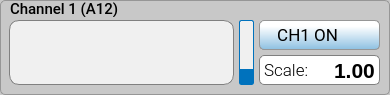
          <widget class="QGroupBox" name="groupBox_ch1">
           <property name="minimumSize">
            <size>
             <width>390</width>
             <height>95</height>
            </size>
           </property>
           <property name="maximumSize">
            <size>
             <width>16777215</width>
             <height>95</height>
            </size>
           </property>
           <property name="font">
            <font>
             <family>Roboto Medium</family>
             <pointsize>11</pointsize>
            </font>
           </property>
           <property name="styleSheet">
            <string notr="true">QGroupBox {background-color: rgb(200,200,200);border: 1px solid rgb(150,150,150); border-radius: 5px; }; 
QGroupBox::title {subcontrol-origin: margin;left: 10px;padding: 0 3px 0 3px;}</string>
           </property>
           <property name="title">
            <string/>
           </property>
           <widget class="QTextBrowser" name="textBrowser_ch1">
            <property name="enabled">
             <bool>true</bool>
            </property>
            <property name="geometry">
             <rect>
              <x>9</x>
              <y>20</y>
              <width>225</width>
              <height>65</height>
             </rect>
            </property>
            <property name="sizePolicy">
             <sizepolicy hsizetype="Preferred" vsizetype="Preferred">
              <horstretch>0</horstretch>
              <verstretch>0</verstretch>
             </sizepolicy>
            </property>
            <property name="maximumSize">
             <size>
              <width>225</width>
              <height>65</height>
             </size>
            </property>
            <property name="font">
             <font>
              <family>Roboto Mono Medium</family>
              <pointsize>30</pointsize>
              <weight>62</weight>
              <italic>false</italic>
              <bold>true</bold>
             </font>
            </property>
            <property name="cursor" stdset="0">
             <cursorShape>IBeamCursor</cursorShape>
            </property>
            <property name="styleSheet">
             <string notr="true">QTextBrowser {
	background-color: rgba(240,240,240, 1.0);border: 1px solid; border-radius:10px;
	text-align:center;font-family:'Roboto Mono Medium'; font-size:30pt; font-weight:500;
	border-color: gray;
}

QTextBrowser:disabled {
	color:gray;
	background-color: transparent;
	border: 1px solid gray; border-radius:10px;
	text-align:center;font-family:'Roboto Mono Medium'; font-size:30pt; font-weight:500;
}</string>
            </property>
            <property name="html">
             <string>&lt;!DOCTYPE HTML PUBLIC &quot;-//W3C//DTD HTML 4.0//EN&quot; &quot;http://www.w3.org/TR/REC-html40/strict.dtd&quot;&gt;
&lt;html&gt;&lt;head&gt;&lt;meta name=&quot;qrichtext&quot; content=&quot;1&quot; /&gt;&lt;style type=&quot;text/css&quot;&gt;
p, li { white-space: pre-wrap; }
&lt;/style&gt;&lt;/head&gt;&lt;body style=&quot; font-family:'Roboto Mono Medium'; font-size:30pt; font-weight:496; font-style:normal;&quot;&gt;
&lt;p align=&quot;center&quot; style=&quot;-qt-paragraph-type:empty; margin-top:0px; margin-bottom:0px; margin-left:0px; margin-right:0px; -qt-block-indent:0; text-indent:0px;&quot;&gt;&lt;br /&gt;&lt;/p&gt;&lt;/body&gt;&lt;/html&gt;</string>
            </property>
           </widget>
           <widget class="QDoubleSpinBox" name="doubleSpinBox_gain1">
            <property name="enabled">
             <bool>true</bool>
            </property>
            <property name="geometry">
             <rect>
              <x>259</x>
              <y>55</y>
              <width>121</width>
              <height>30</height>
             </rect>
            </property>
            <property name="minimumSize">
             <size>
              <width>121</width>
              <height>0</height>
             </size>
            </property>
            <property name="maximumSize">
             <size>
              <width>120</width>
              <height>16777215</height>
             </size>
            </property>
            <property name="styleSheet">
             <string notr="true">QDoubleSpinBox { background-color: rgba(255,255,255, 1.0);border: 1px solid gray; border-radius:5px;
				   text-align:right;font-family:'Roboto Mono Medium','Roboto'; font-size:16pt; font-weight:500;  }

QDoubleSpinBox::up-button { height:22px; width: 30px; border: 0px;
									 image: url(:/main/img/arrow_up4.png); }

QDoubleSpinBox::down-button { height:22px; width: 30px; border: 0px;
										  image: url(:/main/img/arrow_down4.png); }

QDoubleSpinBox::up-button:hover { 
	image: url(:/main/img/arrow_up4b.png);
}

QDoubleSpinBox::down-button:hover {
	image: url(:/main/img/arrow_down4b.png);
 }

QDoubleSpinBox:disabled { background-color: rgba(240,240,240, 1.0); border: 1px transparent; border-radius:5px;
                                          text-align:right;font-family:'Roboto Mono Medium','Roboto'; font-size:16pt; font-weight:500; }

QDoubleSpinBox::up-button:disabled { height:22px; width: 30px; border: 0px; image: url(:/main/img/arrow_up2.png); }

QDoubleSpinBox::down-button:disabled { height:22px; width: 30px; border: 0px; image: url(:/main/img/arrow_down2.png); }
</string>
            </property>
            <property name="wrapping">
             <bool>false</bool>
            </property>
            <property name="frame">
             <bool>true</bool>
            </property>
            <property name="alignment">
             <set>Qt::AlignRight|Qt::AlignTrailing|Qt::AlignVCenter</set>
            </property>
            <property name="buttonSymbols">
             <enum>QAbstractSpinBox::NoButtons</enum>
            </property>
            <property name="accelerated">
             <bool>false</bool>
            </property>
            <property name="keyboardTracking">
             <bool>false</bool>
            </property>
            <property name="showGroupSeparator" stdset="0">
             <bool>false</bool>
            </property>
            <property name="prefix">
             <string/>
            </property>
            <property name="decimals">
             <number>2</number>
            </property>
            <property name="minimum">
             <double>-9.900000000000000</double>
            </property>
            <property name="value">
             <double>1.000000000000000</double>
            </property>
           </widget>
           <widget class="QLabel" name="label_7">
            <property name="geometry">
             <rect>
              <x>264</x>
              <y>59</y>
              <width>45</width>
              <height>23</height>
             </rect>
            </property>
            <property name="font">
             <font>
              <family>Roboto Light</family>
              <pointsize>13</pointsize>
              <weight>50</weight>
              <bold>false</bold>
             </font>
            </property>
            <property name="text">
             <string>Scale:</string>
            </property>
           </widget>
           <widget class="QPushButton" name="pushButton_disable1">
            <property name="enabled">
             <bool>true</bool>
            </property>
            <property name="geometry">
             <rect>
              <x>259</x>
              <y>20</y>
              <width>121</width>
              <height>30</height>
             </rect>
            </property>
            <property name="font">
             <font>
              <family>Roboto</family>
              <pointsize>13</pointsize>
             </font>
            </property>
            <property name="styleSheet">
             <string notr="true">QPushButton {
	padding: 0.2em 0.2em 0.3em 0.2em;
	border: 1px solid rgb(150, 150, 150);
	border-radius: 5px;
	color: black;
	background: qlineargradient(x1:0, y1:0, x2:0, y2:2, stop:0 #FFFFFF, stop:0.1 #FFFFFF, stop:1 #0072BD);
	text-align:left;
	padding-left:13px;
}

QPushButton:hover:!pressed {
	border: 1px solid rgb(150, 150, 150);
	border-radius: 5px;
	color: #256552;
	background: qlineargradient(x1:0, y1:0, x2:0, y2:2, stop:0 #FFFFFF, stop:0.1 #FFFFFF, stop:1 #63BFFC);
}

QPushButton:pressed {
	border: 2px solid rgb(150, 150, 150);
	border-radius: 5px;
	background: #FFFFFF;
	color: #2f836a;
}

QPushButton:disabled {
	border: 1px solid rgb(180, 180, 180);
	color: gray;
	background: qlineargradient(x1:0, y1:0, x2:0, y2:2, stop:0 #CCCCCC, stop:0.1 #EEEEEE, stop:1 #BBBBBB);
}</string>
            </property>
            <property name="text">
             <string> CH1 ON  </string>
            </property>
            <property name="icon">
             <iconset resource="../../resources/resources.qrc">
              <normaloff>:/main/img/power-on_ch1.png</normaloff>:/main/img/power-on_ch1.png</iconset>
            </property>
            <property name="iconSize">
             <size>
              <width>23</width>
              <height>22</height>
             </size>
            </property>
           </widget>
           <widget class="QPushButton" name="pushButton_enable1">
            <property name="geometry">
             <rect>
              <x>259</x>
              <y>20</y>
              <width>121</width>
              <height>30</height>
             </rect>
            </property>
            <property name="font">
             <font>
              <family>Roboto</family>
              <pointsize>13</pointsize>
             </font>
            </property>
            <property name="styleSheet">
             <string notr="true">QPushButton {
	padding: 0.2em 0.2em 0.3em 0.2em;
	border: 1px solid rgb(150, 150, 150);
	border-radius: 5px;
	color: black;
	background: qlineargradient(x1:0, y1:0, x2:0, y2:2, stop:0 #FFFFFF, stop:0.1 #FFFFFF, stop:1 #7B7B7B);
	text-align:left;
	padding-left:13px;
}

QPushButton:hover:!pressed {
	border: 1px solid rgb(150, 150, 150);
	border-radius: 5px;
	color: #256552;
	background: qlineargradient(x1:0, y1:0, x2:0, y2:2, stop:0 #FFFFFF, stop:0.1 #FFFFFF, stop:1 #AAAAAA);
}

QPushButton:pressed {
	border: 2px solid rgb(150, 150, 150);
	border-radius: 5px;
	background: #FFFFFF;
	color: #2f836a;
}

QPushButton:disabled {
	border: 1px solid rgb(180, 180, 180);
	color: gray;
	background: qlineargradient(x1:0, y1:0, x2:0, y2:2, stop:0 #CCCCCC, stop:0.1 #EEEEEE, stop:1 #BBBBBB);
}</string>
            </property>
            <property name="text">
             <string> CH1 OFF</string>
            </property>
            <property name="icon">
             <iconset resource="../../resources/resources.qrc">
              <normaloff>:/main/img/power-off-gray2.png</normaloff>:/main/img/power-off-gray2.png</iconset>
            </property>
            <property name="iconSize">
             <size>
              <width>23</width>
              <height>22</height>
             </size>
            </property>
           </widget>
           <widget class="QLabel" name="label_ch1">
            <property name="geometry">
             <rect>
              <x>10</x>
              <y>1</y>
              <width>221</width>
              <height>16</height>
             </rect>
            </property>
            <property name="font">
             <font>
              <family>Roboto Medium</family>
              <pointsize>11</pointsize>
             </font>
            </property>
            <property name="text">
             <string>Channel 1 (A12)</string>
            </property>
           </widget>
           <widget class="QProgressBar" name="progressBar_ch1">
            <property name="enabled">
             <bool>true</bool>
            </property>
            <property name="geometry">
             <rect>
              <x>239</x>
              <y>20</y>
              <width>15</width>
              <height>65</height>
             </rect>
            </property>
            <property name="styleSheet">
             <string notr="true"> QProgressBar {
     border: 1px solid;
	 border-color: #0072BD;
     border-radius: 2px;
     background-color:  rgb(240,240,240);
 }

QProgressBar::chunk {
     background-color: #0072BD;
 }

QProgressBar::chunk:disabled {
	background-color: gray;
 }

QProgressBar:disabled {
    border-color: gray;
	background-color:  rgb(210,210,210);
 }</string>
            </property>
            <property name="value">
             <number>24</number>
            </property>
            <property name="textVisible">
             <bool>false</bool>
            </property>
            <property name="orientation">
             <enum>Qt::Vertical</enum>
            </property>
           </widget>
           <zorder>textBrowser_ch1</zorder>
           <zorder>doubleSpinBox_gain1</zorder>
           <zorder>label_7</zorder>
           <zorder>pushButton_enable1</zorder>
           <zorder>pushButton_disable1</zorder>
           <zorder>label_ch1</zorder>
           <zorder>progressBar_ch1</zorder>
          </widget>
